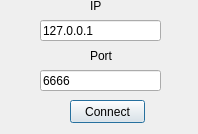
<?xml version="1.0" encoding="UTF-8"?>
<ui version="4.0">
 <class>chooseIP</class>
 <widget class="QDialog" name="chooseIP">
  <property name="geometry">
   <rect>
    <x>0</x>
    <y>0</y>
    <width>198</width>
    <height>134</height>
   </rect>
  </property>
  <property name="windowTitle">
   <string>Dialog</string>
  </property>
  <widget class="QLineEdit" name="lineEdit">
   <property name="geometry">
    <rect>
     <x>40</x>
     <y>20</y>
     <width>121</width>
     <height>21</height>
    </rect>
   </property>
   <property name="text">
    <string>127.0.0.1</string>
   </property>
  </widget>
  <widget class="QLineEdit" name="lineEdit_2">
   <property name="geometry">
    <rect>
     <x>40</x>
     <y>70</y>
     <width>121</width>
     <height>21</height>
    </rect>
   </property>
   <property name="text">
    <string>6666</string>
   </property>
  </widget>
  <widget class="QLabel" name="label">
   <property name="geometry">
    <rect>
     <x>90</x>
     <y>0</y>
     <width>54</width>
     <height>12</height>
    </rect>
   </property>
   <property name="text">
    <string>IP</string>
   </property>
  </widget>
  <widget class="QLabel" name="label_2">
   <property name="geometry">
    <rect>
     <x>90</x>
     <y>50</y>
     <width>54</width>
     <height>12</height>
    </rect>
   </property>
   <property name="text">
    <string>Port</string>
   </property>
  </widget>
  <widget class="QPushButton" name="pushButton">
   <property name="geometry">
    <rect>
     <x>70</x>
     <y>100</y>
     <width>75</width>
     <height>23</height>
    </rect>
   </property>
   <property name="text">
    <string>Connect</string>
   </property>
  </widget>
 </widget>
 <resources/>
 <connections/>
</ui>
